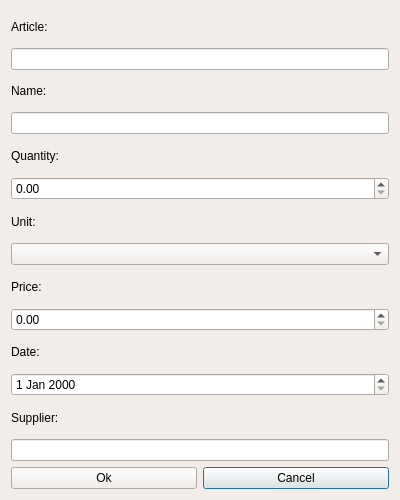
<?xml version="1.0" encoding="UTF-8"?>
<ui version="4.0">
 <class>ItemWindow</class>
 <widget class="QDialog" name="ItemWindow">
  <property name="geometry">
   <rect>
    <x>0</x>
    <y>0</y>
    <width>400</width>
    <height>500</height>
   </rect>
  </property>
  <property name="palette">
   <palette>
    <active>
     <colorrole role="WindowText">
      <brush brushstyle="SolidPattern">
       <color alpha="255">
        <red>0</red>
        <green>0</green>
        <blue>0</blue>
       </color>
      </brush>
     </colorrole>
     <colorrole role="Button">
      <brush brushstyle="SolidPattern">
       <color alpha="255">
        <red>242</red>
        <green>237</green>
        <blue>232</blue>
       </color>
      </brush>
     </colorrole>
     <colorrole role="Light">
      <brush brushstyle="SolidPattern">
       <color alpha="255">
        <red>255</red>
        <green>255</green>
        <blue>255</blue>
       </color>
      </brush>
     </colorrole>
     <colorrole role="Midlight">
      <brush brushstyle="SolidPattern">
       <color alpha="255">
        <red>248</red>
        <green>246</green>
        <blue>243</blue>
       </color>
      </brush>
     </colorrole>
     <colorrole role="Dark">
      <brush brushstyle="SolidPattern">
       <color alpha="255">
        <red>121</red>
        <green>119</green>
        <blue>116</blue>
       </color>
      </brush>
     </colorrole>
     <colorrole role="Mid">
      <brush brushstyle="SolidPattern">
       <color alpha="255">
        <red>161</red>
        <green>158</green>
        <blue>155</blue>
       </color>
      </brush>
     </colorrole>
     <colorrole role="Text">
      <brush brushstyle="SolidPattern">
       <color alpha="255">
        <red>0</red>
        <green>0</green>
        <blue>0</blue>
       </color>
      </brush>
     </colorrole>
     <colorrole role="BrightText">
      <brush brushstyle="SolidPattern">
       <color alpha="255">
        <red>255</red>
        <green>255</green>
        <blue>255</blue>
       </color>
      </brush>
     </colorrole>
     <colorrole role="ButtonText">
      <brush brushstyle="SolidPattern">
       <color alpha="255">
        <red>0</red>
        <green>0</green>
        <blue>0</blue>
       </color>
      </brush>
     </colorrole>
     <colorrole role="Base">
      <brush brushstyle="SolidPattern">
       <color alpha="255">
        <red>255</red>
        <green>255</green>
        <blue>255</blue>
       </color>
      </brush>
     </colorrole>
     <colorrole role="Window">
      <brush brushstyle="SolidPattern">
       <color alpha="255">
        <red>242</red>
        <green>237</green>
        <blue>232</blue>
       </color>
      </brush>
     </colorrole>
     <colorrole role="Shadow">
      <brush brushstyle="SolidPattern">
       <color alpha="255">
        <red>0</red>
        <green>0</green>
        <blue>0</blue>
       </color>
      </brush>
     </colorrole>
     <colorrole role="AlternateBase">
      <brush brushstyle="SolidPattern">
       <color alpha="255">
        <red>248</red>
        <green>246</green>
        <blue>243</blue>
       </color>
      </brush>
     </colorrole>
     <colorrole role="ToolTipBase">
      <brush brushstyle="SolidPattern">
       <color alpha="255">
        <red>255</red>
        <green>255</green>
        <blue>220</blue>
       </color>
      </brush>
     </colorrole>
     <colorrole role="ToolTipText">
      <brush brushstyle="SolidPattern">
       <color alpha="255">
        <red>0</red>
        <green>0</green>
        <blue>0</blue>
       </color>
      </brush>
     </colorrole>
     <colorrole role="PlaceholderText">
      <brush brushstyle="SolidPattern">
       <color alpha="127">
        <red>0</red>
        <green>0</green>
        <blue>0</blue>
       </color>
      </brush>
     </colorrole>
     <colorrole role="Accent">
      <brush brushstyle="SolidPattern">
       <color alpha="255">
        <red>255</red>
        <green>255</green>
        <blue>255</blue>
       </color>
      </brush>
     </colorrole>
    </active>
    <inactive>
     <colorrole role="WindowText">
      <brush brushstyle="SolidPattern">
       <color alpha="255">
        <red>0</red>
        <green>0</green>
        <blue>0</blue>
       </color>
      </brush>
     </colorrole>
     <colorrole role="Button">
      <brush brushstyle="SolidPattern">
       <color alpha="255">
        <red>242</red>
        <green>237</green>
        <blue>232</blue>
       </color>
      </brush>
     </colorrole>
     <colorrole role="Light">
      <brush brushstyle="SolidPattern">
       <color alpha="255">
        <red>255</red>
        <green>255</green>
        <blue>255</blue>
       </color>
      </brush>
     </colorrole>
     <colorrole role="Midlight">
      <brush brushstyle="SolidPattern">
       <color alpha="255">
        <red>248</red>
        <green>246</green>
        <blue>243</blue>
       </color>
      </brush>
     </colorrole>
     <colorrole role="Dark">
      <brush brushstyle="SolidPattern">
       <color alpha="255">
        <red>121</red>
        <green>119</green>
        <blue>116</blue>
       </color>
      </brush>
     </colorrole>
     <colorrole role="Mid">
      <brush brushstyle="SolidPattern">
       <color alpha="255">
        <red>161</red>
        <green>158</green>
        <blue>155</blue>
       </color>
      </brush>
     </colorrole>
     <colorrole role="Text">
      <brush brushstyle="SolidPattern">
       <color alpha="255">
        <red>0</red>
        <green>0</green>
        <blue>0</blue>
       </color>
      </brush>
     </colorrole>
     <colorrole role="BrightText">
      <brush brushstyle="SolidPattern">
       <color alpha="255">
        <red>255</red>
        <green>255</green>
        <blue>255</blue>
       </color>
      </brush>
     </colorrole>
     <colorrole role="ButtonText">
      <brush brushstyle="SolidPattern">
       <color alpha="255">
        <red>0</red>
        <green>0</green>
        <blue>0</blue>
       </color>
      </brush>
     </colorrole>
     <colorrole role="Base">
      <brush brushstyle="SolidPattern">
       <color alpha="255">
        <red>255</red>
        <green>255</green>
        <blue>255</blue>
       </color>
      </brush>
     </colorrole>
     <colorrole role="Window">
      <brush brushstyle="SolidPattern">
       <color alpha="255">
        <red>242</red>
        <green>237</green>
        <blue>232</blue>
       </color>
      </brush>
     </colorrole>
     <colorrole role="Shadow">
      <brush brushstyle="SolidPattern">
       <color alpha="255">
        <red>0</red>
        <green>0</green>
        <blue>0</blue>
       </color>
      </brush>
     </colorrole>
     <colorrole role="AlternateBase">
      <brush brushstyle="SolidPattern">
       <color alpha="255">
        <red>248</red>
        <green>246</green>
        <blue>243</blue>
       </color>
      </brush>
     </colorrole>
     <colorrole role="ToolTipBase">
      <brush brushstyle="SolidPattern">
       <color alpha="255">
        <red>255</red>
        <green>255</green>
        <blue>220</blue>
       </color>
      </brush>
     </colorrole>
     <colorrole role="ToolTipText">
      <brush brushstyle="SolidPattern">
       <color alpha="255">
        <red>0</red>
        <green>0</green>
        <blue>0</blue>
       </color>
      </brush>
     </colorrole>
     <colorrole role="PlaceholderText">
      <brush brushstyle="SolidPattern">
       <color alpha="127">
        <red>0</red>
        <green>0</green>
        <blue>0</blue>
       </color>
      </brush>
     </colorrole>
     <colorrole role="Accent">
      <brush brushstyle="SolidPattern">
       <color alpha="255">
        <red>255</red>
        <green>255</green>
        <blue>255</blue>
       </color>
      </brush>
     </colorrole>
    </inactive>
    <disabled>
     <colorrole role="WindowText">
      <brush brushstyle="SolidPattern">
       <color alpha="255">
        <red>121</red>
        <green>119</green>
        <blue>116</blue>
       </color>
      </brush>
     </colorrole>
     <colorrole role="Button">
      <brush brushstyle="SolidPattern">
       <color alpha="255">
        <red>242</red>
        <green>237</green>
        <blue>232</blue>
       </color>
      </brush>
     </colorrole>
     <colorrole role="Light">
      <brush brushstyle="SolidPattern">
       <color alpha="255">
        <red>255</red>
        <green>255</green>
        <blue>255</blue>
       </color>
      </brush>
     </colorrole>
     <colorrole role="Midlight">
      <brush brushstyle="SolidPattern">
       <color alpha="255">
        <red>248</red>
        <green>246</green>
        <blue>243</blue>
       </color>
      </brush>
     </colorrole>
     <colorrole role="Dark">
      <brush brushstyle="SolidPattern">
       <color alpha="255">
        <red>121</red>
        <green>119</green>
        <blue>116</blue>
       </color>
      </brush>
     </colorrole>
     <colorrole role="Mid">
      <brush brushstyle="SolidPattern">
       <color alpha="255">
        <red>161</red>
        <green>158</green>
        <blue>155</blue>
       </color>
      </brush>
     </colorrole>
     <colorrole role="Text">
      <brush brushstyle="SolidPattern">
       <color alpha="255">
        <red>121</red>
        <green>119</green>
        <blue>116</blue>
       </color>
      </brush>
     </colorrole>
     <colorrole role="BrightText">
      <brush brushstyle="SolidPattern">
       <color alpha="255">
        <red>255</red>
        <green>255</green>
        <blue>255</blue>
       </color>
      </brush>
     </colorrole>
     <colorrole role="ButtonText">
      <brush brushstyle="SolidPattern">
       <color alpha="255">
        <red>121</red>
        <green>119</green>
        <blue>116</blue>
       </color>
      </brush>
     </colorrole>
     <colorrole role="Base">
      <brush brushstyle="SolidPattern">
       <color alpha="255">
        <red>242</red>
        <green>237</green>
        <blue>232</blue>
       </color>
      </brush>
     </colorrole>
     <colorrole role="Window">
      <brush brushstyle="SolidPattern">
       <color alpha="255">
        <red>242</red>
        <green>237</green>
        <blue>232</blue>
       </color>
      </brush>
     </colorrole>
     <colorrole role="Shadow">
      <brush brushstyle="SolidPattern">
       <color alpha="255">
        <red>0</red>
        <green>0</green>
        <blue>0</blue>
       </color>
      </brush>
     </colorrole>
     <colorrole role="AlternateBase">
      <brush brushstyle="SolidPattern">
       <color alpha="255">
        <red>242</red>
        <green>237</green>
        <blue>232</blue>
       </color>
      </brush>
     </colorrole>
     <colorrole role="ToolTipBase">
      <brush brushstyle="SolidPattern">
       <color alpha="255">
        <red>255</red>
        <green>255</green>
        <blue>220</blue>
       </color>
      </brush>
     </colorrole>
     <colorrole role="ToolTipText">
      <brush brushstyle="SolidPattern">
       <color alpha="255">
        <red>0</red>
        <green>0</green>
        <blue>0</blue>
       </color>
      </brush>
     </colorrole>
     <colorrole role="PlaceholderText">
      <brush brushstyle="SolidPattern">
       <color alpha="127">
        <red>121</red>
        <green>119</green>
        <blue>116</blue>
       </color>
      </brush>
     </colorrole>
     <colorrole role="Accent">
      <brush brushstyle="SolidPattern">
       <color alpha="255">
        <red>255</red>
        <green>255</green>
        <blue>255</blue>
       </color>
      </brush>
     </colorrole>
    </disabled>
   </palette>
  </property>
  <property name="windowTitle">
   <string>Dialog</string>
  </property>
  <layout class="QGridLayout" name="gridLayout">
   <item row="11" column="0" colspan="2">
    <widget class="QDoubleSpinBox" name="priceDoubleSpinBox">
     <property name="maximum">
      <double>9999999999999.990234375000000</double>
     </property>
    </widget>
   </item>
   <item row="14" column="0">
    <widget class="QLabel" name="label_6">
     <property name="text">
      <string>Date:</string>
     </property>
    </widget>
   </item>
   <item row="3" column="0" colspan="2">
    <widget class="QLineEdit" name="articleLineEdit"/>
   </item>
   <item row="4" column="0">
    <widget class="QLabel" name="label">
     <property name="text">
      <string>Name:</string>
     </property>
    </widget>
   </item>
   <item row="30" column="1">
    <widget class="QPushButton" name="cancelButton">
     <property name="text">
      <string>Cancel</string>
     </property>
    </widget>
   </item>
   <item row="8" column="0">
    <widget class="QLabel" name="label_4">
     <property name="text">
      <string>Unit:</string>
     </property>
    </widget>
   </item>
   <item row="5" column="0" colspan="2">
    <widget class="QLineEdit" name="nameLineEdit"/>
   </item>
   <item row="10" column="0">
    <widget class="QLabel" name="label_5">
     <property name="text">
      <string>Price:</string>
     </property>
    </widget>
   </item>
   <item row="22" column="0">
    <widget class="QLabel" name="label_7">
     <property name="text">
      <string>Supplier:</string>
     </property>
    </widget>
   </item>
   <item row="9" column="0" colspan="2">
    <widget class="QComboBox" name="unitComboBox"/>
   </item>
   <item row="7" column="0" colspan="2">
    <widget class="QDoubleSpinBox" name="quantityoubleSpinBox">
     <property name="maximum">
      <double>999999.989999999990687</double>
     </property>
    </widget>
   </item>
   <item row="30" column="0">
    <widget class="QPushButton" name="okButton">
     <property name="text">
      <string>Ok</string>
     </property>
    </widget>
   </item>
   <item row="2" column="0">
    <widget class="QLabel" name="label_2">
     <property name="text">
      <string>Article:</string>
     </property>
    </widget>
   </item>
   <item row="15" column="0" colspan="2">
    <widget class="QDateEdit" name="dateEdit"/>
   </item>
   <item row="6" column="0">
    <widget class="QLabel" name="label_3">
     <property name="text">
      <string>Quantity:</string>
     </property>
    </widget>
   </item>
   <item row="23" column="0" colspan="2">
    <widget class="QLineEdit" name="supplierLineEdit"/>
   </item>
  </layout>
 </widget>
 <resources/>
 <connections/>
</ui>
